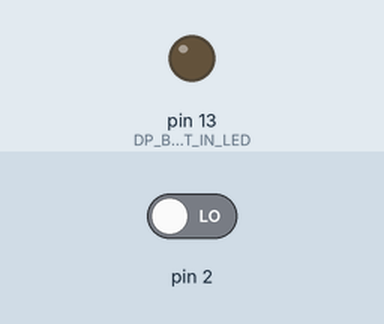
Bench run of a sketch on a simulated Arduino Uno, built with avr-gcc and run on an emulated ATmega328P. Parts: output pins drawn as LEDs (lit = HIGH). The inputs (shaded band) are chosen by the test bench; at power-on: pin 2 LOW.

Above: at 1.2 s.
1.3 s: pin 2 driven HIGH
At 1.8 s:
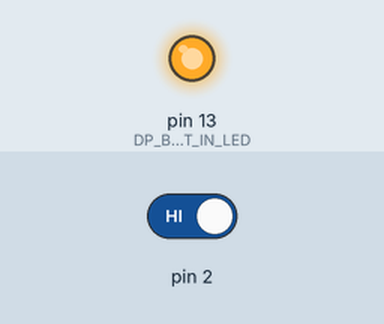
2.8 s: pin 2 driven LOW
At 4.2 s:
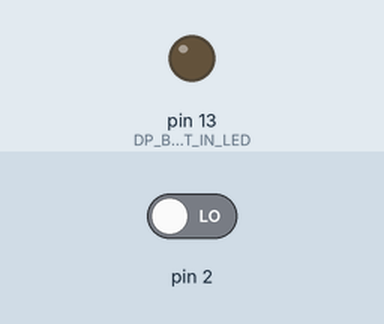
Timing chart, 0 to 5.8 s (numbered marks = the images above; inputs shaded):
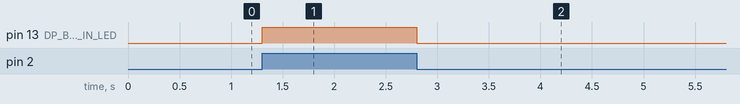

Measured:
- after the input at 1.3 s, pin 13 (DP_BUILT_IN_LED): LOW → HIGH at once
- after the input at 2.8 s, pin 13 (DP_BUILT_IN_LED): HIGH → LOW at once

The sketch:

InterruptExample.ino
```cpp
// (licence header left out)
// ----------------------------------------------------------------------------------------------------
// Useful macros
// ----------------------------------------------------------------------------------------------------

#define EVER (;;)
#define DIM(x)  (sizeof(x)/sizeof(x[0]))
#define LAST(x) (DIM(x)-1)

// ----------------------------------------------------------------------------------------------------
// Some constants are herein #defined or enumerated rather than instantiated as const to avoid using
// memory unless the values are actually used in the code below. Mileage depends on quality of linker
// and rather than tempt fate we just revert to old habits.
// ----------------------------------------------------------------------------------------------------

// ----------------------------------------------------------------------------------------------------
// Pin assignments - enumeration simply to group them nicely
// NOTE: built-in and PWMs can be allocated for any purpose, and as such the comments simply keep
// thing visible to readers so we understand any potential conflicts. Read the specs to see what
// other functions overlap
// ----------------------------------------------------------------------------------------------------
enum DigitalPins
{
  DP_RX            = 0,    // Arduino built in function
  DP_TX            = 1,    // Arduino built in function

  DP_UNUSED2       = 2,    // Also Interrupt 0

  DP_UNUSED3       = 3,    // PWM, also Interrupt 1

  DP_UNUSED4       = 4,

  DP_UNUSED5       = 5,    // PWM

  DP_UNSUED6       = 6,    // PWM
  DP_UNUSED7       = 7,
  DP_UNUSED8       = 8,

  DP_UNUSED9       = 9,    // PWM

  DP_UNUSED10      = 10,   // PWM
  DP_UNUSED11      = 11,   // PWM
  DP_UNUSED12      = 12,

  DP_BUILT_IN_LED  = 13,   // Arduino built in function

  DP_MAX_NUMBER_OF_PINS,
  DP_BOGUS                 // A value to recognize when none of the above is indicated.
};

// ----------------------------------------------------------------------------------------------------
// ----------------------------------------------------------------------------------------------------
enum AnalogPins
{
  AP_UNUSED0      = 0,
  AP_UNUSED1      = 1,
  AP_UNUSED2      = 2,
  AP_UNUSED3      = 3,
  AP_UNUSED4      = 4,
  AP_UNUSED5      = 5,

  AP_MAX_NUMBER_OF_PINS,
  AP_BUGUS

};

// ----------------------------------------------------------------------------------------------------
// Useful functions before defining to the setup() and loop() functions.
// ----------------------------------------------------------------------------------------------------

// ----------------------------------------------------------------------------------------------------
// softwareReset - starts the sketch over, but does not reset hardware. Must re-initialize in setup()
// ----------------------------------------------------------------------------------------------------
void softwareReset() // Restarts program from beginning but does not reset the peripherals and registers
{
   asm volatile ("jmp 0");
}

// Variables modifed by ISRs should always be defined as volatile to ensure
// that the access is never optimized away in loops
volatile int state = LOW;    // Starting LOW because we know the LED (pin 13) is driven high by pinMode(...)
volatile int delayValue = 0; // Will be modified in a moduo sense up to 100 to create a pulsating (laughing) effect

// In setup we define the LED output state and then attach the blink() function
// to interrupt 0 (which corresponds to pin 2).
void setup()
{
  pinMode(DP_BUILT_IN_LED, OUTPUT);  // LED is driven HIGH at initialization
  attachInterrupt(0, changeState, CHANGE); // calls changeState() whenever a change is detected on pin 2

  // NOTE: The UNO does NOT have a HIGH mode for interrupts... only LOW, CHANGE, RISING, or FALLING
}

// The loop is run from main continuously.
// The delay ensures we can visually see the execution of this logic.
//
// NOTE: This example is synchronous. I.e., the ISR is invoked in direct response to the
// digital write in the main loop. However, normally the interrupt pin would be hooked up
// to some device that produces a pulse or level condition to be recognized.
void loop()
{
  delay(delayValue);
  digitalWrite(DP_BUILT_IN_LED, state);  // Each time this call is made the blink() function will be called automatically
}

// This is the ISR.
// ISRs must have no arguments (in this Arduino environment an ISR is more like an interrupt vector in other processors)
// ISRs should always be as short as possible to allow the main thread to continue operating in a timely manner.
// Basically, get in, do only what is necessary, and get out
void changeState()
{
  delayValue = ++delayValue % 100;
  state = !state;
}
```
